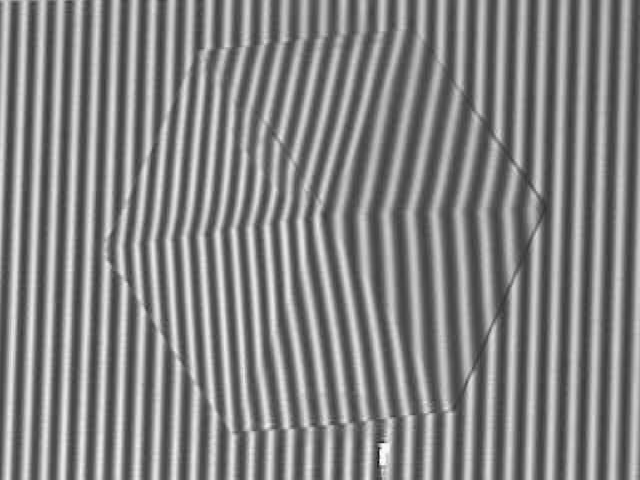
%> input picture FourierTransform_PhaseUnwrapping/SegundoExamen.png, 640 x 480 px
$ octave Examen2.m   (GNU Octave 9; MATLAB toolbox functions it lacks are replaced by stand-ins)
%> lines starting %> are read from the running program, lines starting %| are printed output that depends on the picture; in (x1, y1, x2, y2) boxes, pixels count from 0 and x2, y2 are one past the last pixel; in counts of white or black regions, pixels touching at a corner belong together; the program's own positions count from 1
%% Joseph Edrei Moreno Cruz
% Programa para obtener la fase de una imagen y posteriormente
% desenvolverla
%% Obtenemos la imagen como una matriz y la transformamos a double para
% trabajar con ella
imagen=imread('SegundoExamen.png');
%> imagen is the input picture: size 480x640 uint8; min 15, max 253, mean 132.5
imagendata=double(imagen);
%% CREAMOS EL FILTRO
% Determinamos las dimensiones de la imagen
[pixlY,pixlX]=size(imagendata(:,:)); % Primero renglones y luego columnas
%> pixlY = 480; pixlX = 640
x=1:pixlX;
%> x = 640 values from 1 to 640
y=1:pixlY;
%> y = 480 values from 1 to 480
[X,Y]=meshgrid(x,y);
%% Calculamos la transformada de Fourier en dos dimensiones
% Calculamos la transformada de Fourier
	F=fftshift( fft2(imagen) );
% Creamos los filtros
% Aqui algo interesante: Buscando ideas gráfique plot(abs(F)), y al hacerlo
% obtuve un máximo muy pronunciado en x=241 por lo que me propuse usarlo
% como un filtro, dado que, como se mencionó en clase, el filtro tendrá la
% forma de una linea recta paralela al eje y

% A pesar de que X=241 es una región geometrica del enmallado no pude
% emplear esta única relación pues Matlab no lo reconocía, por lo que opté
% por hacer dos filtros y después uniendolos, lo cual nos da una excelente
% aproximación de la linea recta necesitada.

filtroizquierdo=double( 240.9999999<X);
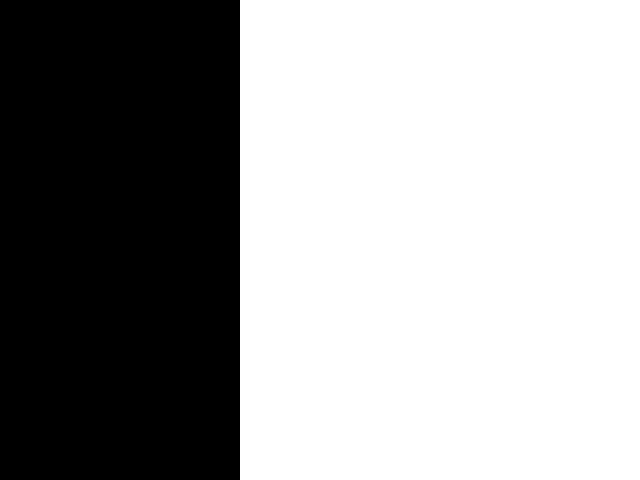
%> filtroizquierdo: size 480x640 double; values 0 (black) and 1 (white), 62.5% white; 1 black region, box (x1, y1, x2, y2) and area: (0, 0, 240, 480) 115200
filtroderecho=double(X<241.0000001);
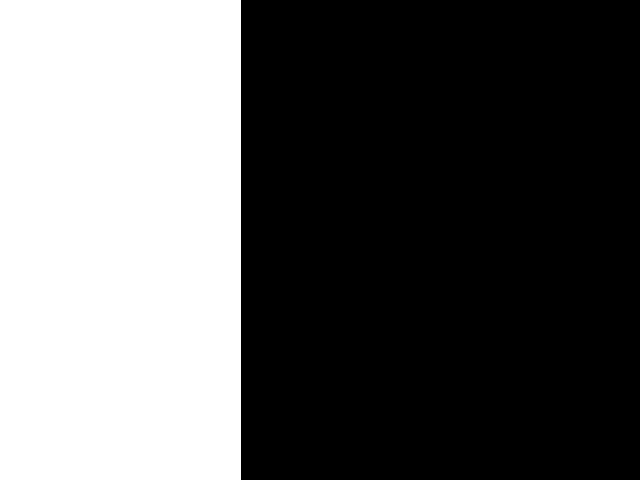
%> filtroderecho: size 480x640 double; values 0 (black) and 1 (white), 37.7% white; 1 white region, box (x1, y1, x2, y2) and area: (0, 0, 241, 480) 115680
filtro=filtroizquierdo.*filtroderecho;
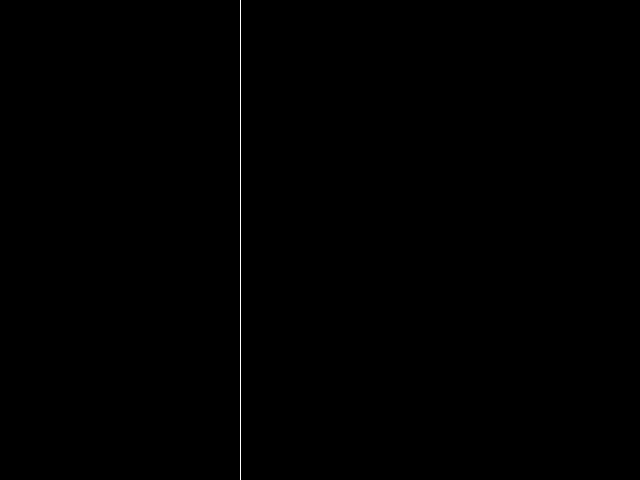
%> filtro: size 480x640 double; values 0 (black) and 1 (white), 0.16% white in thin lines or dots, all inside (x1, y1, x2, y2) = (240, 0, 241, 480)

% Filtramos
Ff=F.*filtro;
%% Regresamos al dominio original
% Estos son los maximos de color de la imagen original
maximagen=max(max(imagen(:,:)));
%> maximagen = 253
% Estos no son complejos, son double, antes de aplicar la inversa de la
% transformada debemos hacer el corrimiento de la gráfica de nuevo
ff=abs( ifft2(fftshift(Ff)) );
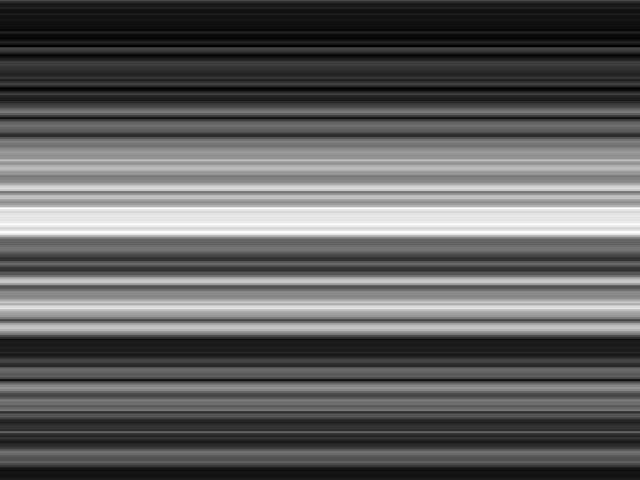
%> ff: size 480x640 double; min 0.014, max 1.22, mean 0.465; drawn with min black and max white
% Normalizar a la máxima señal original
ff=double(maximagen)*ff/max(max(ff));

ff(:,:)=uint8(ff);
subplot(1,2,1)
imshow(imagen); title('Imagen original')
subplot(1,2,2)
imshow(filtro); title('Filtro')
%% Obtenemos la fase envuelta
% Primero obtenemos la transformada inversa de la transformada de Fourier
% ya filtrada
IFf=( ifft2(fftshift(Ff)) );
% Ya con la imagen filtrada podemos buscar la fase, que estará envuelta
% En este caso lo haremos por el método de la parte imaginaria en vez de la
% función trigonométrica
Fase=imag(log(IFf));
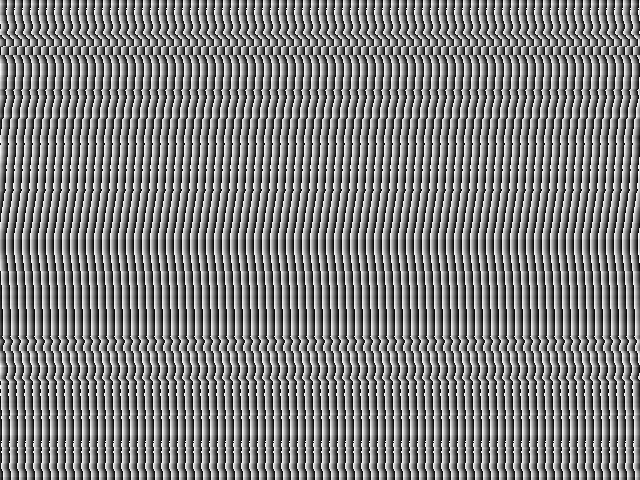
%> Fase: size 480x640 double; min -3.14, max 3.14, mean -0.0103; drawn with min black and max white
%% Ahora desenvolvemos la fase
% Como se dedujo en clase, en este caso la fase es una función de x, y;
% caso diferente para el cual fue creada el script "Metodo_Itoh" en clase,
% por lo que modificaremos lo hecho en clase para el caso de dos
% dimensiones, ya que Fase es una matriz

%Determinamos el número de datos
[a,b]=size(Fase);
%> a = 480; b = 640
% Calculamos las diferencias de la fase envuelta
Delta1=Fase(2:a) - Fase(1:a-1);
%> Delta1 = 479 values, max 6.26 at index 222, min -6.22 at index 389, mean -0.00631
Delta2=Fase(2:b) - Fase(1:b-1);
%> Delta2 = 639 values, max 6.26 at index 222, min -6.22 at index 389, mean -3.6e-05
% Generamos el envolvimiento de lad diferencias
W1=atan2(sin(Delta1),cos(Delta1));
%> W1 = 479 values, max 1.6 at index 39, min -3.05 at index 55, mean -0.00631
W2=atan2(sin(Delta2),cos(Delta2));
%> W2 = 639 values, max 2.24 at index 480, min -3.05 at index 55, mean -0.00987
%% MÉTODO DE ITOH
phi=zeros(a,b);
phi(1,:)=Fase(1,:);
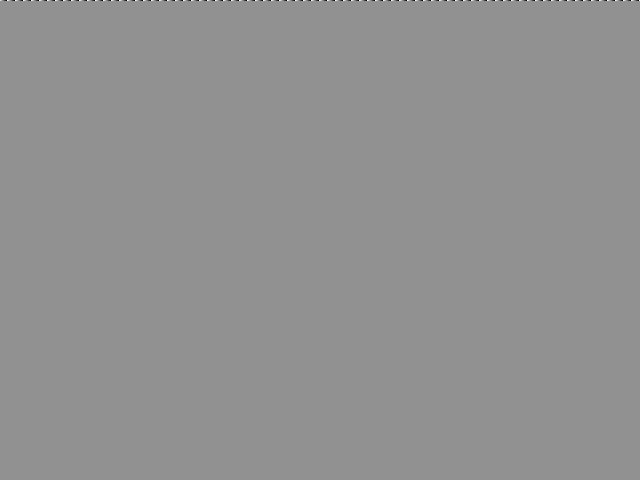
%> phi: size 480x640 double; min -3.13, max 2.36, mean -0.000804; drawn with min black and max white
for n=1:a-1
    phi(n+1)=phi(n)+W1(n);

end
%> phi: size 480x640 double; 0.16% of pixels changed, all inside (x1, y1, x2, y2) = (0, 1, 1, 480)
phi(:,1)=Fase(:,1);
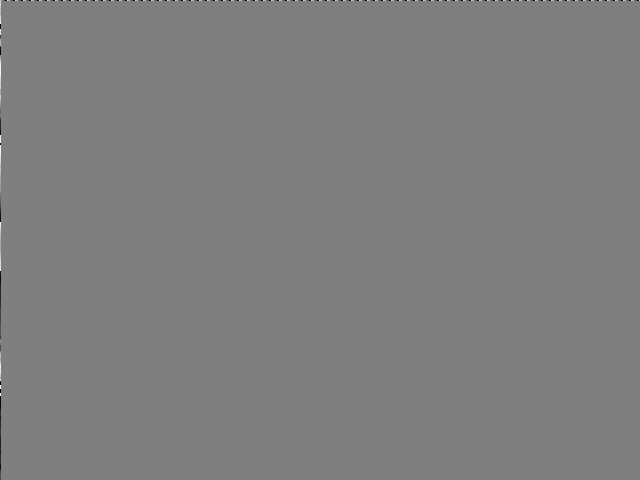
%> phi: size 480x640 double; min -3.14, max 3.12, mean -0.000979; drawn with min black and max white
for n=1:b-1
    phi(n+1)=phi(n)+W2(n);

end
%> phi: size 480x640 double; 0.2% of pixels changed, all inside (x1, y1, x2, y2) = (0, 0, 2, 480)
